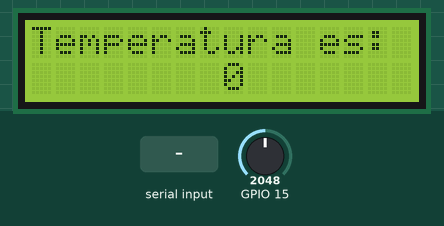
Recording of a program running on a simulated ESP32. On the bench: 16×2 character LCD. The inputs (shaded band) are chosen by the test bench; at power-on: GPIO 15 = 2048. What the program prints to the serial monitor is not drawn.

Above: at 1.2 s.
1.3 s: "90,45\n" received over the second serial link
At 2.4 s:
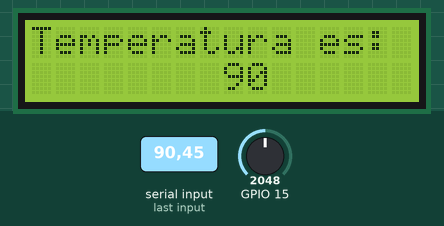
2.8 s: "5\n" received over the second serial link
At 3.5 s:
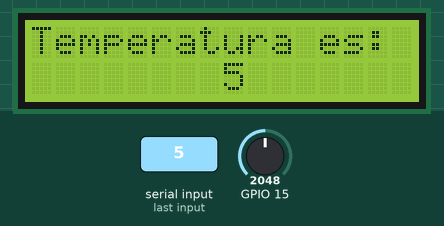
Timing chart, 0 to 5.8 s (numbered marks = the images above; inputs shaded):
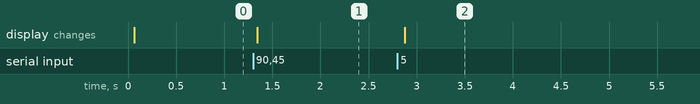

The program:

main.cpp
```cpp
//*****************************************************************************
// Universidad del Valle de Guatemala
// BE3015 - Electrónica Digital 2
// Fernando Delgado 19144
// Proyecto #2
//*****************************************************************************

//*****************************************************************************
// Librerías
//*****************************************************************************
#include <Arduino.h>       // se incluye la librereria de arduino
#include <LiquidCrystal.h> // se incluye la libreria para el LCD

//*****************************************************************************
// Definición de pines
//****************************************************************************

//se nombran los pines de la LCD
#define d4 27
#define d5 14
#define d6 12
#define d7 13
#define en 26
#define rs 25

//se nombran el pin del sensor de temperatura
#define pot1 15

//*****************************************************************************
// Prototipos de función
//*****************************************************************************

//*****************************************************************************
// Variables Globales
//*****************************************************************************
// Create An LCD Object. Signals: [ RS, EN, D4, D5, D6, D7 ]
//se crea la libreria para inicializar el LCD
LiquidCrystal LCD(rs, en, d4, d5, d6, d7);
uint8_t voltaje3; //se nombra a una variable la cual recibira el texto de la comunicacion USART

int adcRaw;    //la netrada del sensor analogico
float voltaje; //la medida que se tendra con decimales del sensor

//filtro para el sensor
float adcFiltradoEMA = 0; // S(0) = Y(0)

float dutycycleled1 = 0; //Se dara uso para la señal que recibira este codigo atravez de la comunicacion UART
int dutycycleled2 = 0;
double alpha = 0.09; // Factor de suavizado (0-1) Factor necesario para el filtro aplicado en el sensor

String voltaje2 = ""; //se denota otra variale tipo texto

//Contador
String dutycycleled3 = "";

//************************************************************************
//ISR
//*************************************************************************

//*****************************************************************************
// Configuración
//*****************************************************************************
void setup()
{
  //se iniciara las dos comunicasiones sriales donde unsa sera con el monitor del programa y la otra con la Tiva C
  Serial.begin(115200);
  Serial2.begin(115200);
  //LCD_Init(rs, en, d4, d5, d6, d7);
  // Initialize The LCD. Parameters: [ Columns, Rows ]
  LCD.begin(16, 2); //se iniciara lacomunicacion con la LCD
}
//*****************************************************************************
// Loop Principal
//*****************************************************************************
void loop()
{

  voltaje = analogReadMilliVolts(pot1);                                  //se fija un ajuste a la señal de entrada para poder trabajar con el sensor de temperatura lm35
  voltaje = (voltaje / 10) - 10;                                         //se divide poor cada cuantos mV se tiene un grado centigrado
  adcFiltradoEMA = (alpha * voltaje) + ((1.0 - alpha) * adcFiltradoEMA); //se procede con el filtro EMA
  dutycycleled1 = adcFiltradoEMA;
  Serial.println(dutycycleled1);  //esto me servira para mandar el valor al monitor y saber si esta fncionando el codigo
  Serial2.println(dutycycleled1); // mandara el dato por medio de la comunicacion UART a la tiva c

  if (Serial2.available() > 0) //si se estara recibiendo datos desde la tiva funcionar
  {
    //Se le debe dar enter
    voltaje2 = Serial2.readStringUntil('\n');
    //imprimir que dato fue el que entro
    Serial.print("Tempperatura es:");
    Serial.println(voltaje2);
  }

  voltaje3 = voltaje2.toInt(); // pasar de texto numero entreo que sera el que despliegue en la LCD

  LCD.clear(); //s einicia la impresion en el LCD ya que debe limpiars ede primero para no sobreescibir sobre algun caracter anterior
  LCD.print("");
  LCD.print("Temperatura es:");
  LCD.setCursor(1, 1); //un espaciador para representar el dato que obtuvo el SP32
  LCD.print("       ");
  LCD.print(voltaje3);

  delay(250); // es recomendado tener un delay por el LCD y como se debe refrescar el mismo
}
```

Measured:
- after the input at 1.3 s, the display: changes at once (image 1)
- after the input at 2.8 s, the display: changes after 0.08 s (image 2)
